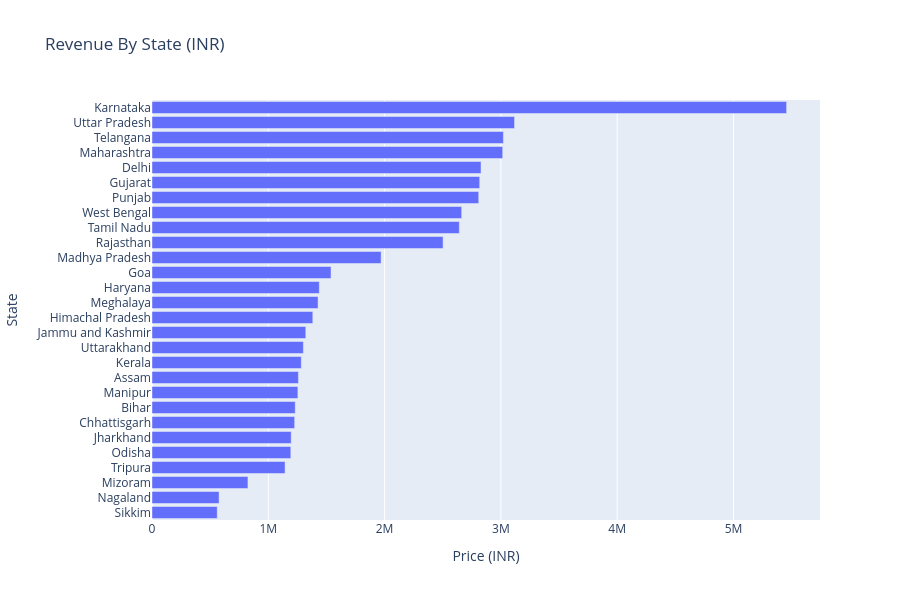

The notebook cell saved with this chart:
### Markdown cell above
### Total Sales by State

### Code cell
fig = px.bar(
    df.groupby("State", as_index=False)["Price (INR)"].sum()
    .sort_values("Price (INR)",ascending=False),
    x="Price (INR)",
    y="State",
    orientation="h",
    title="Revenue By State (INR)"
)
fig.update_layout(height=600,yaxis=dict(autorange="reversed"))
fig.show()

### Figure 1 — Plotly figure (JSON) as saved in the notebook; plotly's stock layout.template omitted (floating-point values rounded to 4 significant figures)
{"data": [{"hovertemplate": "Price (INR)=%{x}<br>State=%{y}<extra></extra>", "legendgroup": "", "marker": {"color": "#636efa", "pattern": {"shape": ""}}, "name": "", "orientation": "h", "showlegend": false, "textposition": "auto", "type": "bar", "x": [5457000.0, 3117000.0, 3022000.0, 3016000.0, 2829000.0, 2818000.0, 2809000.0, 2663000.0, 2643000.0, 2503000.0, 1970000.0, 1539000.0, 1438000.0, 1428000.0, 1383000.0, 1323000.0, 1302000.0, 1284000.0, 1259000.0, 1254000.0, 1232000.0, 1227000.0, 1197000.0, 1194000.0, 1144000.0, 824900.0, 576800.0, 561000.0], "xaxis": "x", "y": ["Karnataka", "Uttar Pradesh", "Telangana", "Maharashtra", "Delhi", "Gujarat", "Punjab", "West Bengal", "Tamil Nadu", "Rajasthan", "Madhya Pradesh", "Goa", "Haryana", "Meghalaya", "Himachal Pradesh", "Jammu and Kashmir", "Uttarakhand", "Kerala", "Assam", "Manipur", "Bihar", "Chhattisgarh", "Jharkhand", "Odisha", "Tripura", "Mizoram", "Nagaland", "Sikkim"], "yaxis": "y"}], "layout": {"barmode": "relative", "height": 600, "legend": {"tracegroupgap": 0}, "title": {"text": "Revenue By State (INR)"}, "xaxis": {"anchor": "y", "domain": [0, 1], "title": {"text": "Price (INR)"}}, "yaxis": {"anchor": "x", "autorange": "reversed", "domain": [0, 1], "title": {"text": "State"}}}}
